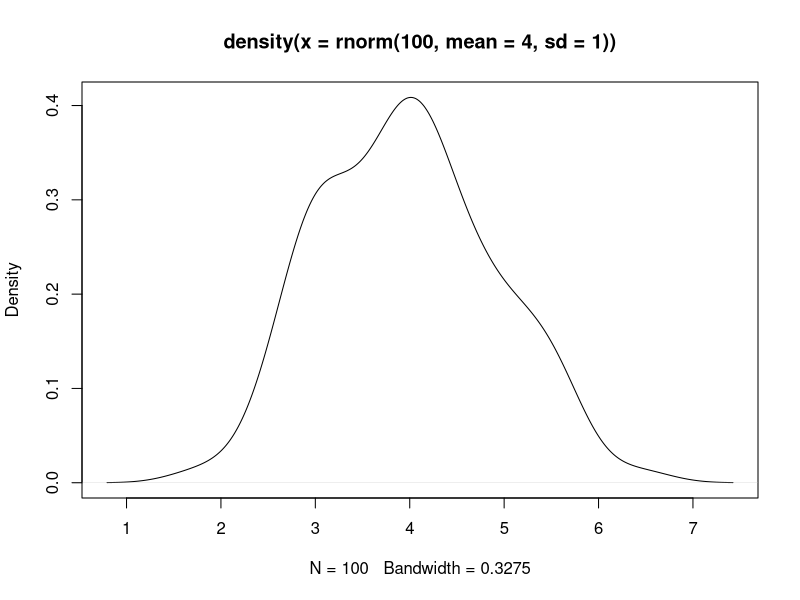
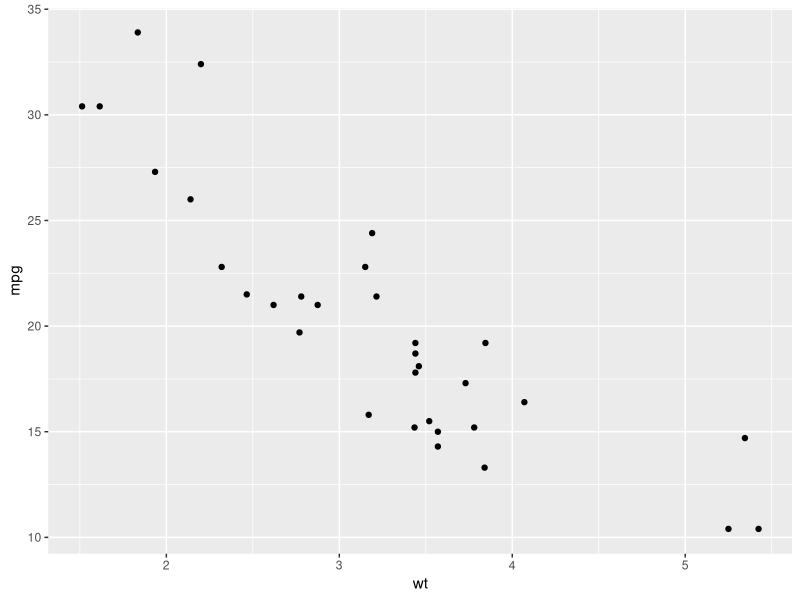
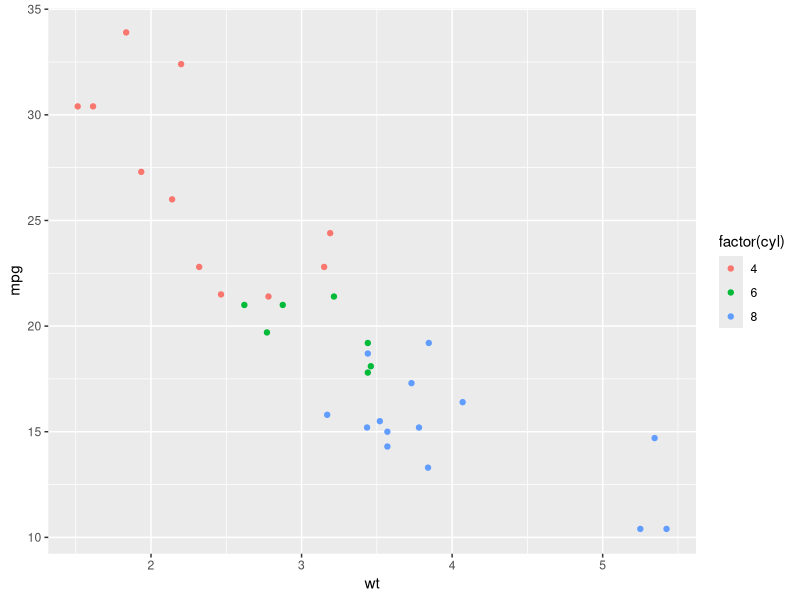
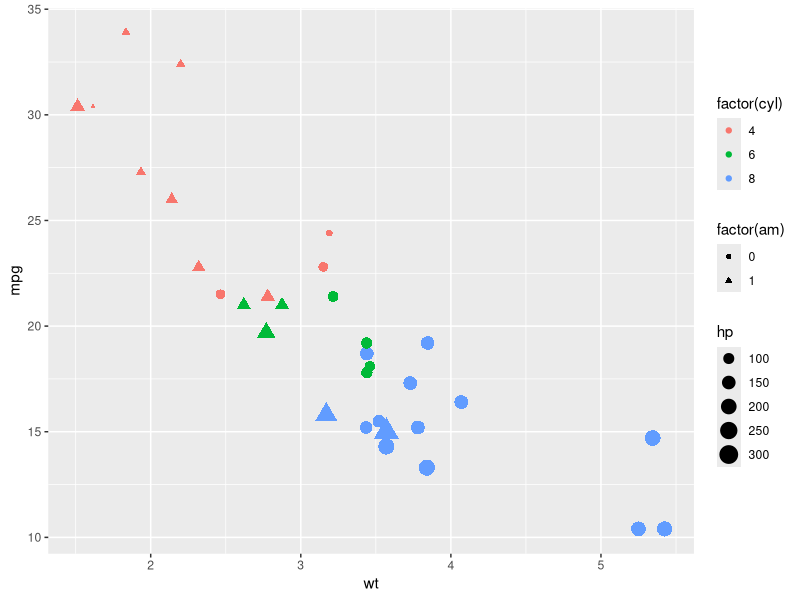
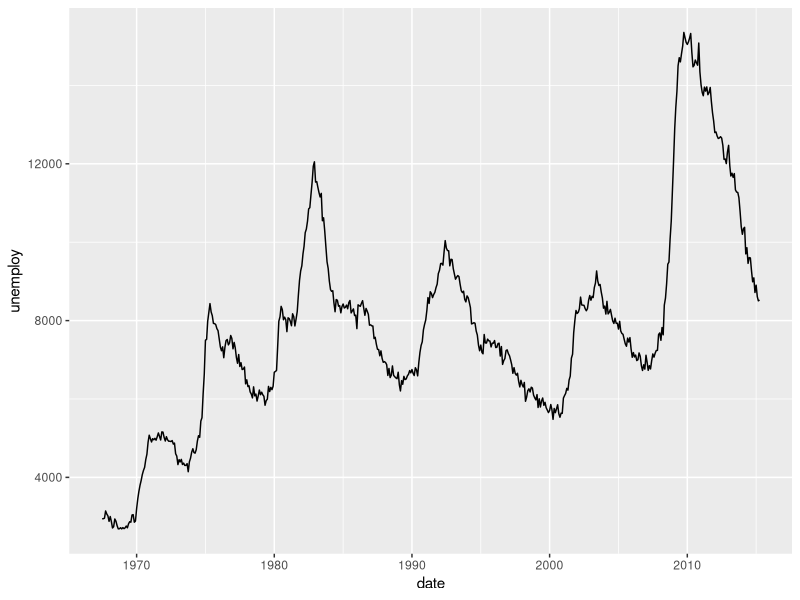
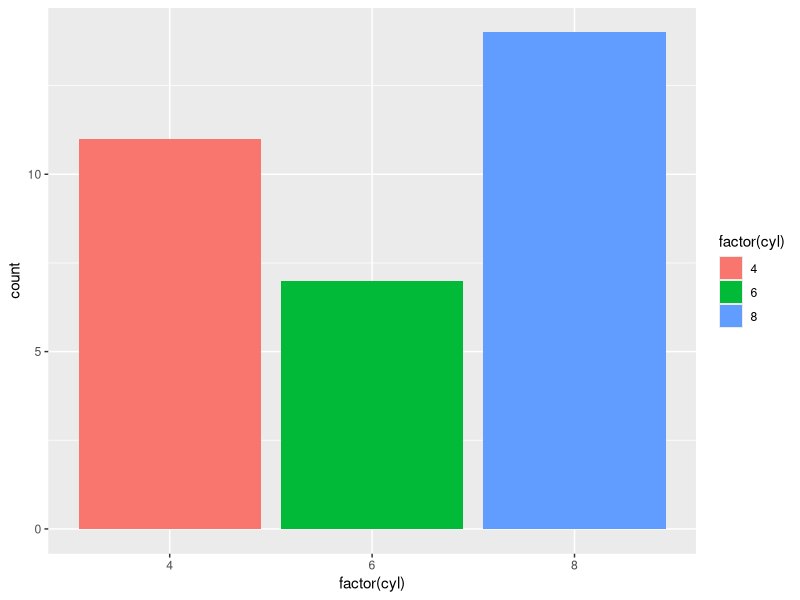
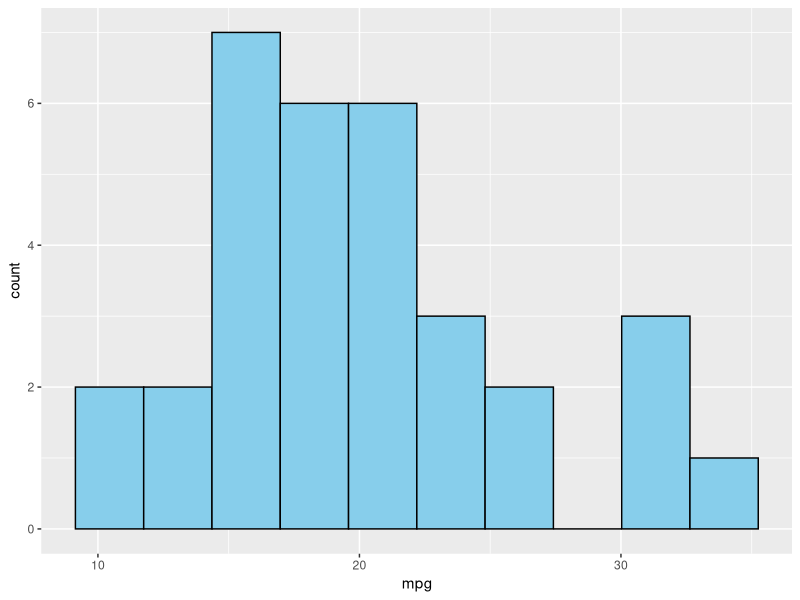
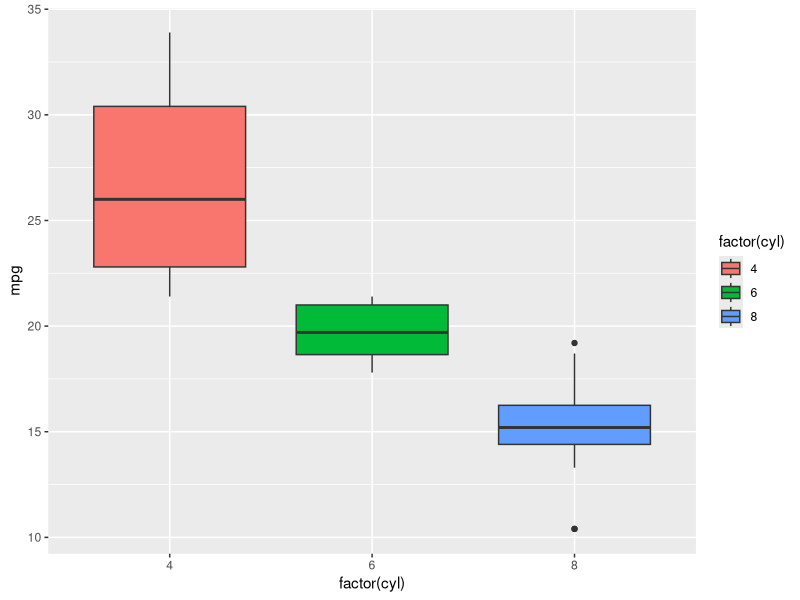

Here is the R script that generated these plots, in order:
## ---- chunk 1
x <- 1:5
y <- c(6,7,8,9,10)
z <- x - y
print(z)
## ---- chunk 2
# Vectorized code performs better!
a <- 1:100000
system.time(mean(a))
total <- 0
system.time(for (i in a) {total <- total + i; total/100000})
## ---- chunk 3
x <- matrix(rnorm(100), nr=20, nc=5)
print(x)
## ---- chunk 4
y <- array(rnorm(64), c(8,4,2))
print(y) # An array is also a vector with subscripts!
## ---- chunk 5
x<-list(1:5, c("a","b","c"), matrix(rnorm(10),nr=5,nc=2))
print(x)
x$mylist <- x
print(x)
## ---- chunk 6
df<-data.frame(num=1:10, 
           char=LETTERS[1:10], 
           logic=sample(c(TRUE,FALSE), 10, replace=TRUE))

df
df$char
df$logic[5:7]
## ---- chunk 7
x <- c(5, 12, 32, 12)
xf <- factor(x)
print(xf)
## ---- chunk 8
str(xf) # Here str stands for structure. This function shows the internal structure of any R object.
unclass(xf)
length(xf)
## ---- chunk 9
x <- c(5, 12, 13, 12)
xff <- factor(x, levels=c(5, 12, 13, 88))
xff
xff[2] <- 88 
xff
xff[2] <- 28 # You cannot sneak in an "illegal" level
## ---- chunk 10
# One way table
a <- factor(c("A","A","B","A","B","B","C","A","C"))
a
a.table <- table(a)
a.table
attributes(a.table)

# Two way table
a <- c("Sometimes","Sometimes","Never","Always","Always","Sometimes","Sometimes","Never")
b <- c("Maybe","Maybe","Yes","Maybe","Maybe","No","Yes","No")
twoway.table <- table(a,b)
twoway.table

# An example
sexsmoke<-matrix(c(70,120,65,140),ncol=2,byrow=TRUE)
rownames(sexsmoke)<-c("male","female")
colnames(sexsmoke)<-c("smoke","nosmoke")
sexsmoke <- as.table(sexsmoke)
sexsmoke
## ---- chunk 11
# Example
if (1 == 0) {
    print(1)
} else {
    print(2)
}
## ---- chunk 12
x <- 1:10
ifelse(x<5|x>8, x, 0)
## ---- chunk 13
AA <- 'foo'
switch(AA,
       foo = {print('AA is foo')},
       bar = {print('AA is bar')},
       {print('Default')}
)
## ---- chunk 14
# Example
mydf <- iris
head(mydf)
myve <- NULL
for (i in 1:nrow(mydf)) {
    myve <- c(myve, mean(as.numeric(mydf[i, 1:3])))
}
myve
## ---- chunk 15
# Example
z <- 0
while (z < 5) {
    z <- z + 2
    print(z)
}
## ---- chunk 16
# Examples
mylist <- as.list(iris[1:3, 1:3])
mylist
lapply(mylist, sum) # Compute sum of each list component and return result as list
sapply(mylist, sum) # Compute sum of each list component and return result as vector
## ---- chunk 17
add <- function(a, b) {
    c <- a + b
    return(c)
}
x <- 5
y <- 7
z <- add(x,y)
z
## ---- chunk 18
library(data.table)
grpsize <- ceiling(1e7/26^2)
DF <- data.frame(
    x=rep(LETTERS, each=26*grpsize),
    y=rep(letters, each=grpsize),
    v=runif(grpsize*26^2),
    stringsAsFactors=FALSE)
system.time(ans1 <- DF[DF$x=="R" & DF$y=="h",])

DT <- as.data.table(DF)
setkey(DT, x, y)
system.time(ans2 <- DT[list("R","h")])
## ---- chunk 19
set.seed(1)
d <- data.frame(year = rep(2000:2005, each=3),
                count = round(runif(runif(18, 0, 20)))
                )

print(d)

library(plyr)
ddply(d, "year", function(x) {
    mean.count <- mean(x$count)
    sd.count <- sd(x$count)
    cv <- sd.count/mean.count
    data.frame(cv.count=cv)
})
## ---- chunk 20
library(dplyr)

# Let's start with a dataset about air quality
head(airquality)

# Filter the records with Temp <= 70
filter(airquality, Temp > 70)

# Select the records with Temp > 80 & Month is after May
filter(airquality, Temp > 80 & Month > 5)
## ---- chunk 21
mutate(airquality, TempInC = (Temp - 32) * 5 / 9)
## ---- chunk 22
summarise(airquality, mean(Temp, na.rm = TRUE))
## ---- chunk 23
summarise(group_by(airquality, Month), mean(Temp, na.rm = TRUE))
## ---- chunk 24
sample_n(airquality, size = 10)
sample_frac(airquality, size = 0.1)
## ---- chunk 25
count(airquality, Month)
## ---- chunk 26
arrange(airquality, desc(Month), Day)
## ---- chunk 27
airquality %>% 
    filter(Temp > 70 & Month != 5) %>% 
    group_by(Month) %>% 
    summarise(mean(Temp, na.rm = TRUE))
## ---- chunk 28
library(tidyr)
head(mtcars)
mtcars$car <- rownames(mtcars)
mtcars <- mtcars[, c(12, 1:11)]
head(mtcars)
mtcarNew <- mtcars %>% gather(attribute, value, -car)
head(mtcarNew)
tail(mtcarNew)
## ---- chunk 29
mtcarSpread <- mtcarNew %>% spread(attribute, value)
head(mtcarSpread)
## ---- chunk 30
set.seed(1)
date <- as.Date('2016-01-01') + 0:14
hour <- sample(1:24, 15)
min <- sample(1:60, 15)
second <- sample(1:60, 15)
event <- sample(letters, 15)
data <- data.frame(date, hour, min, second, event)
data
dataNew <- data %>%
  unite(datehour, date, hour, sep = ' ') %>%
  unite(datetime, datehour, min, second, sep = ':')
dataNew
## ---- chunk 31
data1 <- dataNew %>% 
  separate(datetime, c('date', 'time'), sep = ' ') %>% 
  separate(time, c('hour', 'min', 'second'), sep = ':')
data1
## ---- chunk 32
library(purrr)

mtcars %>%
  split(.$cyl) %>% # from base R
  map(~ lm(mpg ~ wt, data = .)) %>%
  map(summary) %>%
  map_dbl("r.squared")
## ---- chunk 33
library(stringr)

x <- c("why", "video", "cross", "extra", "deal", "authority")
str_length(x) 
str_c(x, collapse = ", ")
str_sub(x, 1, 2)
str_dup(x, 2:7)

str_subset(x, "[aeiou]")
str_count(x, "[aeiou]")

str_detect(x, "[aeiou]")
str_subset(x, "[aeiou]")
str_locate(x, "[aeiou]")
str_extract(x, "[aeiou]")
str_match(x, "(.)[aeiou](.)")
str_replace(x, "[aeiou]", "?")

str_split(c("a,b", "c,d,e"), ",")
## ---- chunk 34
rnorm(100, mean = 4, sd = 1) |>
  density() |>
  plot()
## ---- chunk 35
c("Homo sapiens", "Mus musculus", "Rattus norvegicus") |> {function(i) grepl("homo", i, ignore.case = TRUE)}()
## ---- chunk 36
map(
  letters[2:3],
  \(x){
    pattern <- paste0("^", x)
    grep(pattern, ls("package:datasets"), value = TRUE, ignore.case = TRUE)
  }
)
## ---- chunk 37
# First, let's explore our data
library(ggplot2)
head(mtcars)
## ---- chunk 38
# Basic scatter plot: mpg vs weight
ggplot(data = mtcars) + 
  geom_point(mapping = aes(x = wt, y = mpg))
## ---- chunk 39
# Color points by number of cylinders
ggplot(data = mtcars) + 
  geom_point(mapping = aes(x = wt, y = mpg, color = factor(cyl)))
## ---- chunk 40
# Multiple aesthetic mappings
ggplot(data = mtcars) + 
  geom_point(mapping = aes(x = wt, y = mpg, 
                          color = factor(cyl), 
                          size = hp,
                          shape = factor(am)))
## ---- chunk 41
# Line plot using economics dataset
ggplot(data = economics) + 
  geom_line(mapping = aes(x = date, y = unemploy))
## ---- chunk 42
# Bar chart of car counts by cylinder
ggplot(data = mtcars) + 
  geom_bar(mapping = aes(x = factor(cyl), fill = factor(cyl)))
## ---- chunk 43
# Histogram of mpg distribution
ggplot(data = mtcars) + 
  geom_histogram(mapping = aes(x = mpg), bins = 10, fill = "skyblue", color = "black")
## ---- chunk 44
# Box plot of mpg by cylinder
ggplot(data = mtcars) + 
  geom_boxplot(mapping = aes(x = factor(cyl), y = mpg, fill = factor(cyl)))
## ---- chunk 45
# Adding smooth trend line
ggplot(data = mtcars, aes(x = wt, y = mpg)) + 
  geom_point() + 
  geom_smooth(method = "lm", se = TRUE)
## ---- chunk 46
# Statistical summary
ggplot(data = mtcars, aes(x = factor(cyl), y = mpg)) + 
  geom_point(position = "jitter", alpha = 0.6) +
  stat_summary(fun = mean, geom = "point", color = "red", size = 3) +
  stat_summary(fun.data = mean_se, geom = "errorbar", color = "red", width = 0.2)
## ---- chunk 47
# Coordinate transformation
ggplot(data = mtcars, aes(x = wt, y = mpg)) + 
  geom_point() + 
  coord_flip()  # Flip x and y axes
## ---- chunk 48
# Custom scales
ggplot(data = mtcars, aes(x = wt, y = mpg, color = hp)) + 
  geom_point(size = 3) + 
  scale_color_gradient(low = "blue", high = "red") +
  scale_x_continuous(name = "Weight (1000 lbs)") +
  scale_y_continuous(name = "Miles per Gallon")
## ---- chunk 49
# Facet wrap
ggplot(data = mtcars, aes(x = wt, y = mpg)) + 
  geom_point() + 
  facet_wrap(~ cyl, nrow = 2)
## ---- chunk 50
# Facet grid
ggplot(data = mtcars, aes(x = wt, y = mpg)) + 
  geom_point() + 
  facet_grid(am ~ cyl, labeller = label_both)
## ---- chunk 51
# Using built-in themes
ggplot(data = mtcars, aes(x = wt, y = mpg, color = factor(cyl))) + 
  geom_point(size = 3) + 
  theme_minimal()
## ---- chunk 52
# Custom theme modifications
ggplot(data = mtcars, aes(x = wt, y = mpg, color = factor(cyl))) + 
  geom_point(size = 3) + 
  labs(title = "Car Weight vs Fuel Efficiency",
       subtitle = "Relationship between weight and MPG by cylinder count",
       x = "Weight (1000 lbs)",
       y = "Miles per Gallon",
       color = "Cylinders",
       caption = "Data source: mtcars dataset") +
  theme_classic() +
  theme(
    plot.title = element_text(size = 16, face = "bold"),
    plot.subtitle = element_text(size = 12, color = "gray50"),
    legend.position = "bottom",
    panel.grid.major = element_line(color = "gray90", size = 0.5)
  )
## ---- chunk 53
# Professional-looking plot with multiple layers
p <- ggplot(data = mtcars, aes(x = wt, y = mpg)) + 
  geom_point(aes(color = factor(cyl), size = hp), alpha = 0.7) + 
  geom_smooth(method = "lm", se = TRUE, color = "black", linetype = "dashed") +
  scale_color_manual(values = c("4" = "#E69F00", "6" = "#56B4E9", "8" = "#CC79A7"),
                     name = "Cylinders") +
  scale_size_continuous(name = "Horsepower", range = c(2, 6)) +
  labs(
    title = "Relationship Between Car Weight and Fuel Efficiency",
    subtitle = "Data points colored by cylinder count and sized by horsepower",
    x = "Weight (1000 lbs)",
    y = "Miles per Gallon (MPG)",
    caption = "Source: Motor Trend Car Road Tests (mtcars dataset)"
  ) +
  theme_bw() +
  theme(
    plot.title = element_text(size = 14, face = "bold", hjust = 0.5),
    plot.subtitle = element_text(size = 11, hjust = 0.5, color = "gray40"),
    plot.caption = element_text(size = 9, color = "gray50"),
    legend.position = "right",
    legend.box = "vertical",
    panel.grid.minor = element_blank(),
    strip.background = element_rect(fill = "gray90")
  )

print(p)
## ---- chunk 54
# Using patchwork package for combining plots (install if needed)
# install.packages("patchwork")
library(patchwork)

# Create individual plots
p1 <- ggplot(mtcars, aes(x = factor(cyl), y = mpg)) + 
  geom_boxplot(fill = "lightblue") + 
  labs(title = "MPG by Cylinders", x = "Cylinders", y = "MPG")

p2 <- ggplot(mtcars, aes(x = hp, y = mpg)) + 
  geom_point(color = "red") + 
  geom_smooth(method = "lm", se = FALSE) +
  labs(title = "MPG vs Horsepower", x = "Horsepower", y = "MPG")

p3 <- ggplot(mtcars, aes(x = mpg)) + 
  geom_histogram(bins = 10, fill = "green", alpha = 0.7) +
  labs(title = "MPG Distribution", x = "MPG", y = "Count")

# Combine plots
(p1 | p2) / p3
